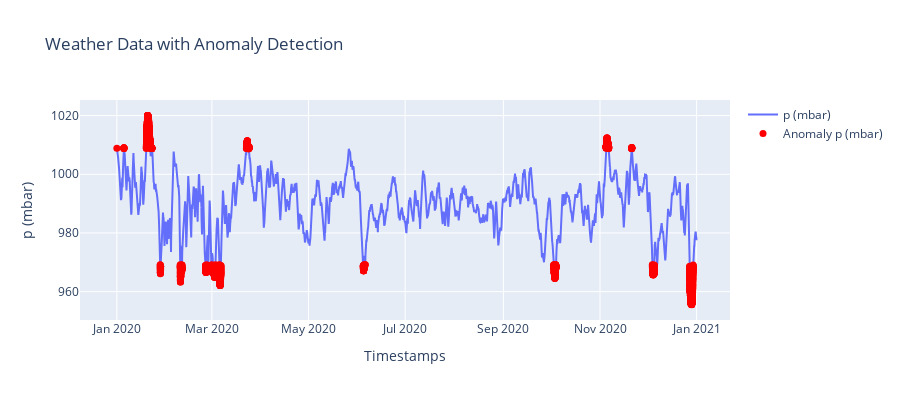

Source (notebook cell):
### Code cell
fig = make_subplots(rows=1, cols=1, shared_xaxes=True)

fig.add_trace(
    go.Scatter(x=select_df.index, y=select_df['p (mbar)'], mode='lines', name='p (mbar)'),
    row=1, col=1
)

# Plot the anomalies as red markers on the same plot
anomalies = select_df[select_df['anomaly_p']]
fig.add_trace(
    go.Scatter(
        x=anomalies.index,
        y=anomalies['p (mbar)'],
        mode='markers',
        name='Anomaly p (mbar)',
        marker=dict(color='red', size=7)
    ),
    row=1, col=1
)

fig.update_layout(height=400, width=900, title="Weather Data with Anomaly Detection", xaxis_title="Timestamps", yaxis_title="p (mbar)")
fig.show()

### Figure 1 — Plotly figure (JSON) as saved in the notebook; plotly's stock layout.template omitted (floating-point values rounded to 4 significant figures; data arrays with more than 128 entries replaced by an {"elided": "..."} marker saying what was removed)
{"data": [{"mode": "lines", "name": "p (mbar)", "type": "scatter", "x": {"elided": "52696 str values"}, "xaxis": "x", "y": {"elided": "52696 float values"}, "yaxis": "y"}, {"marker": {"color": "red", "size": 7}, "mode": "markers", "name": "Anomaly p (mbar)", "type": "scatter", "x": {"elided": "2108 str values"}, "xaxis": "x", "y": {"elided": "2108 float values"}, "yaxis": "y"}], "layout": {"height": 400, "title": {"text": "Weather Data with Anomaly Detection"}, "width": 900, "xaxis": {"anchor": "y", "domain": [0, 1], "title": {"text": "Timestamps"}}, "yaxis": {"anchor": "x", "domain": [0, 1], "title": {"text": "p (mbar)"}}}}
